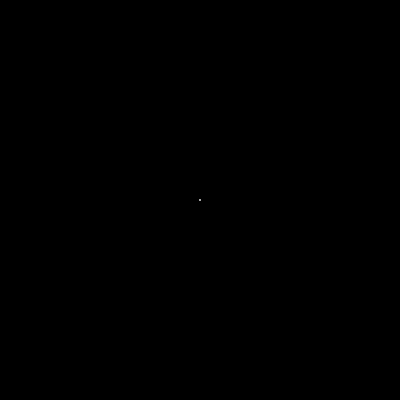
Frame 1 (no input)
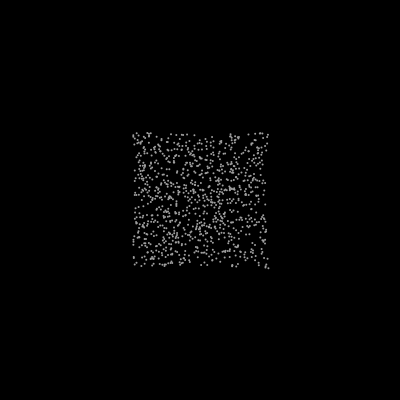
Frame 60 (no input)
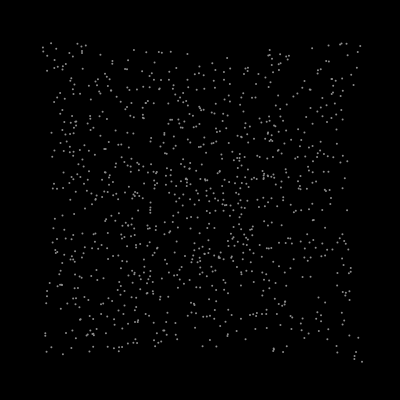
Frame 120 (the mouse pressed at the canvas centre since frame 60)

The p5.js sketch that drew these frames (run headless with seeded random() and noise() and a simulated clock; from frame 60 on, the mouse is pressed at the canvas centre):

// p5.js sketch
// ── sketch.js
var numStars ;
var starPositionX;
var starPositionY;
var starDirectionsX;
var starDirectionsY;
var maxDist;

function setup() {
  createCanvas(400, 400);
  starPositionX = [];
  starPositionY= [  ];
  numStars = 1000;
  starDirectionsX = [];
  starDirectionsY = [];

  
  for (var i=0 ; i < numStars; i++ )
  {
    // starPositionX.push(random(0, width));
    // starPositionY.push(random(0, height));  
    starPositionX.push(width/2);
    starPositionY.push(height/2);
    starDirectionsX.push(random(-1, +1));
    starDirectionsY.push(random(-1, +1));
  
    maxDist = dist(width,height, width/2, height/2);
  }
}

function draw() {
  background(0);
fill(255);
noStroke();
var randomColour = random(100, 255);
fill(randomColour, randomColour, randomColour);

for (var i=0; i< numStars; i++)
{
  var d = dist(width/2, height/2, starPositionX[i], starPositionY[i]);
  // var r=d /50; 
  var s = d/maxDist +1;
  // fill(random(0,255),random(0,255),random(0,255));

  ellipse(starPositionX[i], starPositionY[i], 2, 2);
  starPositionX[i] += starDirectionsX[i]  * s;
  starPositionY[i] += starDirectionsY[i] * s;

  if (d>maxDist)
  {
    starPositionX[i] = width/2;
    starPositionY[i] = height/2;
  }
}


}

// ── style.css
html, body {
  margin: 1rem;
  padding: 0;
}

canvas {
  display: block;
  margin:20px;
  /* padding: 1rem; */
}
